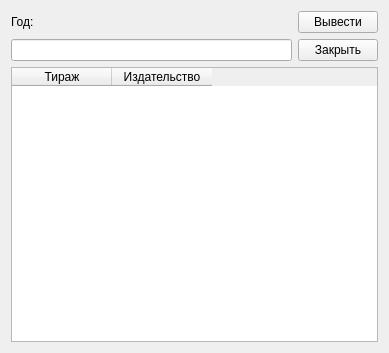
<?xml version="1.0" encoding="UTF-8"?>
<ui version="4.0">
 <class>output3</class>
 <widget class="QWidget" name="output3">
  <property name="geometry">
   <rect>
    <x>0</x>
    <y>0</y>
    <width>389</width>
    <height>353</height>
   </rect>
  </property>
  <property name="minimumSize">
   <size>
    <width>389</width>
    <height>353</height>
   </size>
  </property>
  <property name="windowTitle">
   <string>Издательство, выпустившее в указанном году наибольшее количество единиц печатной продукции</string>
  </property>
  <layout class="QHBoxLayout" name="horizontalLayout_2">
   <item>
    <layout class="QVBoxLayout" name="verticalLayout_3">
     <item>
      <layout class="QHBoxLayout" name="horizontalLayout">
       <item>
        <layout class="QVBoxLayout" name="verticalLayout_2">
         <item>
          <widget class="QLabel" name="label">
           <property name="text">
            <string>Год:</string>
           </property>
          </widget>
         </item>
         <item>
          <widget class="QLineEdit" name="lineEdit"/>
         </item>
        </layout>
       </item>
       <item>
        <layout class="QVBoxLayout" name="verticalLayout">
         <item>
          <widget class="QPushButton" name="pushButton">
           <property name="text">
            <string>Вывести</string>
           </property>
          </widget>
         </item>
         <item>
          <widget class="QPushButton" name="pushButton_2">
           <property name="text">
            <string>Закрыть</string>
           </property>
          </widget>
         </item>
        </layout>
       </item>
      </layout>
     </item>
     <item>
      <widget class="QTableWidget" name="tableWidget">
       <column>
        <property name="text">
         <string>Тираж</string>
        </property>
       </column>
       <column>
        <property name="text">
         <string>Издательство</string>
        </property>
       </column>
      </widget>
     </item>
    </layout>
   </item>
  </layout>
 </widget>
 <resources/>
 <connections>
  <connection>
   <sender>pushButton_2</sender>
   <signal>clicked()</signal>
   <receiver>output3</receiver>
   <slot>close()</slot>
   <hints>
    <hint type="sourcelabel">
     <x>339</x>
     <y>53</y>
    </hint>
    <hint type="destinationlabel">
     <x>194</x>
     <y>176</y>
    </hint>
   </hints>
  </connection>
 </connections>
</ui>
